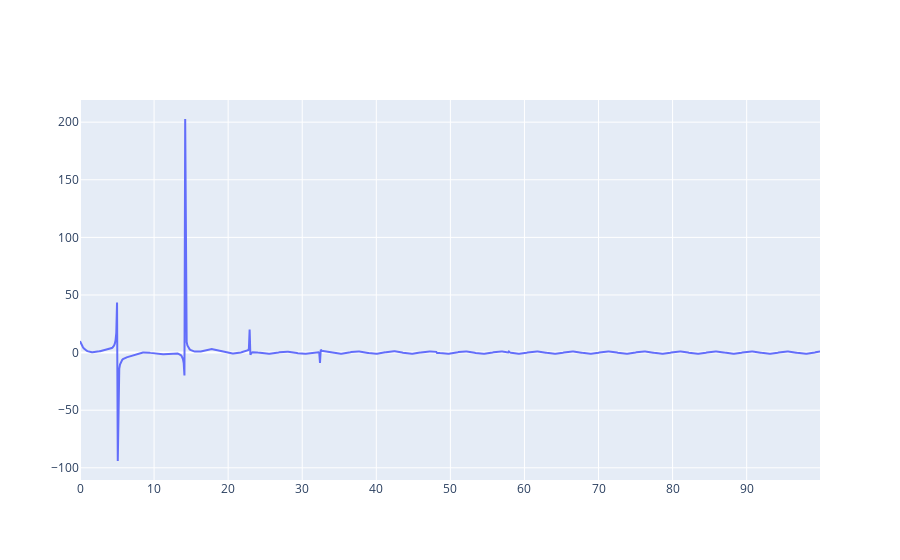

The notebook cell this image was saved under:
### Markdown cell above
### synchronization - order parameter

### Code cell
py.iplot([go.Scatter(x=timeline,y=stateB[:,0]/stateA[:,0])])

### Figure 1 — Plotly figure (JSON) as saved in the notebook; plotly's stock layout.template omitted (floating-point values rounded to 4 significant figures; data arrays with more than 128 entries replaced by an {"elided": "..."} marker saying what was removed)
{"data": [{"type": "scatter", "x": {"elided": "1000 float values"}, "y": {"elided": "1000 float values"}}], "layout": {}}
